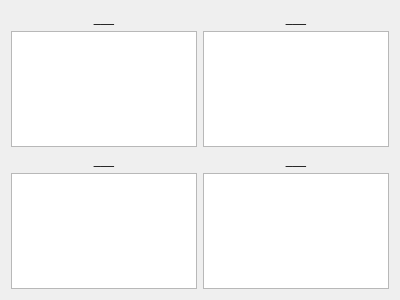
<?xml version="1.0" encoding="UTF-8"?>
<ui version="4.0">
 <class>SvB_Server</class>
 <widget class="QMainWindow" name="SvB_Server">
  <property name="geometry">
   <rect>
    <x>0</x>
    <y>0</y>
    <width>400</width>
    <height>300</height>
   </rect>
  </property>
  <property name="windowTitle">
   <string>SvB_Server</string>
  </property>
  <widget class="QWidget" name="centralWidget">
   <layout class="QHBoxLayout" name="horizontalLayout">
    <item>
     <layout class="QGridLayout" name="gridLayout">
      <item row="0" column="0">
       <widget class="QLabel" name="label_uL">
        <property name="text">
         <string>___</string>
        </property>
        <property name="alignment">
         <set>Qt::AlignCenter</set>
        </property>
       </widget>
      </item>
      <item row="2" column="1">
       <widget class="QLabel" name="label_lR">
        <property name="text">
         <string>___</string>
        </property>
        <property name="alignment">
         <set>Qt::AlignCenter</set>
        </property>
       </widget>
      </item>
      <item row="1" column="1">
       <widget class="QTableView" name="tableView_uR"/>
      </item>
      <item row="1" column="0">
       <widget class="QTableView" name="tableView_uL"/>
      </item>
      <item row="2" column="0">
       <widget class="QLabel" name="label_lL">
        <property name="text">
         <string>___</string>
        </property>
        <property name="alignment">
         <set>Qt::AlignCenter</set>
        </property>
       </widget>
      </item>
      <item row="3" column="0">
       <widget class="QTableView" name="tableView_lL"/>
      </item>
      <item row="3" column="1">
       <widget class="QTableView" name="tableView_lR"/>
      </item>
      <item row="0" column="1">
       <widget class="QLabel" name="label_uR">
        <property name="text">
         <string>___</string>
        </property>
        <property name="alignment">
         <set>Qt::AlignCenter</set>
        </property>
       </widget>
      </item>
     </layout>
    </item>
   </layout>
  </widget>
 </widget>
 <layoutdefault spacing="6" margin="11"/>
 <resources/>
 <connections/>
</ui>
